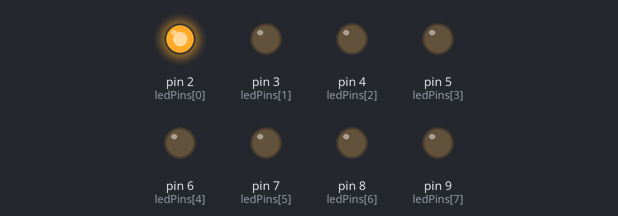
Bench run of a sketch on a simulated Arduino Uno, built with avr-gcc and run on an emulated ATmega328P. Shown: output pins drawn as LEDs (lit = HIGH).

Above: at 0.2 s.
At 1.2 s:
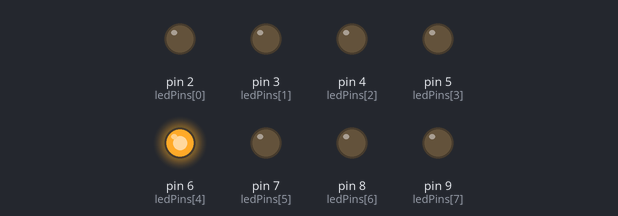
At 1.7 s:
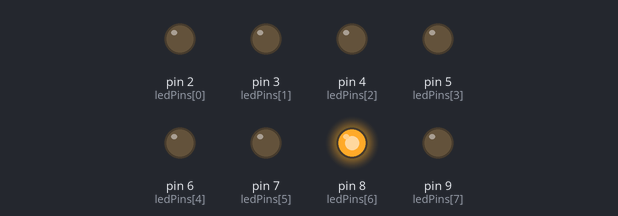
At 2.2 s:
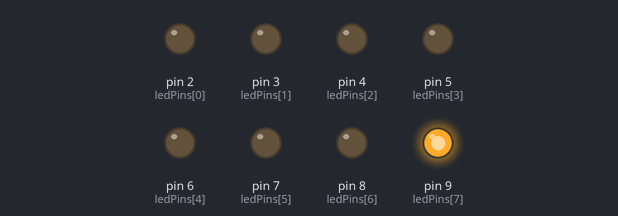
At 3.2 s:
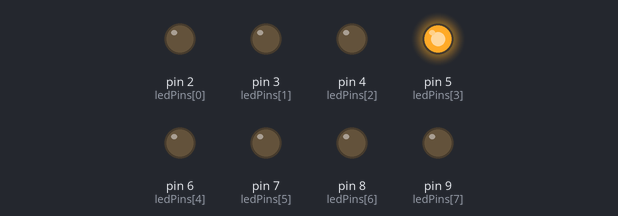
At 4.7 s:
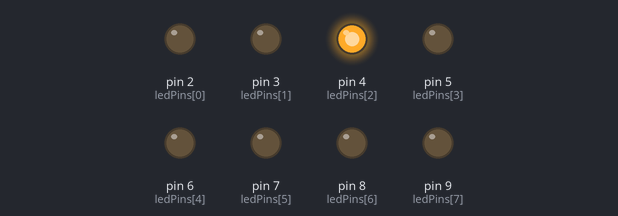
Timing chart, 0 to 5.2 s (numbered marks = the images above):
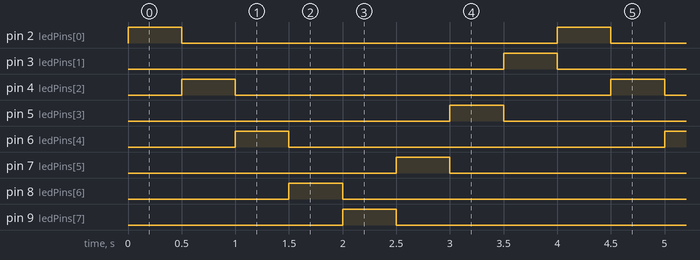

Measured:
- by itself, pin 2 (ledPins[0]), pin 3 (ledPins[1]), pin 4 (ledPins[2]), pin 5 (ledPins[3]), pin 6 (ledPins[4]), pin 7 (ledPins[5]), pin 8 (ledPins[6]), pin 9 (ledPins[7]): alternates HIGH for 0.50 s and LOW for 3.5 s
- by itself, everything shown: repeats every 4.0 s, in 9 steps

The sketch:

8LED_test.ino
```cpp
// Requires arduino board, 8 LEDS, 8 resistors (330 ohm) and 10 jump cables


int ledPins[] = {2,3,4,5,6,7,8,9};
// setting array for digital outputs

void setup()
{
  int index;

   for(index = 0; index <= 7; index++)
  {
    pinMode(ledPins[index],OUTPUT);
    // ledPins[index] is replaced by the value in the array.
    // For example, ledPins[0] is 2
  }
}

void loop() {

    pingPong();             // Light the LEDs middle to the edges

}

void pingPong()
{
  int index;
  int delayTime = 500; // milliseconds to pause between LEDs
                       // make this smaller for faster switching

  // step through the LEDs, from 0 to 7

  for(index = 0; index <= 7; index = index + 2)
  {
    digitalWrite(ledPins[index], HIGH);  // turn LED on
    delay(delayTime);                    // pause to slow down
    digitalWrite(ledPins[index], LOW);   // turn LED off
  }

  // step through the LEDs, from 7 to 0

  for(index = 7; index >= 0; index = index - 2)
  {
    digitalWrite(ledPins[index], HIGH);  // turn LED on
    delay(delayTime);                    // pause to slow down
    digitalWrite(ledPins[index], LOW);   // turn LED off
  }
}
```
